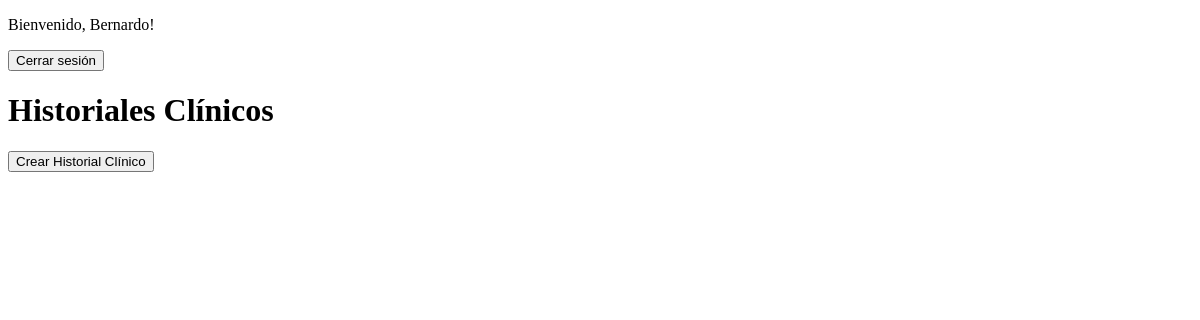
Page /historiales/ (signed in) on the earlier database version.
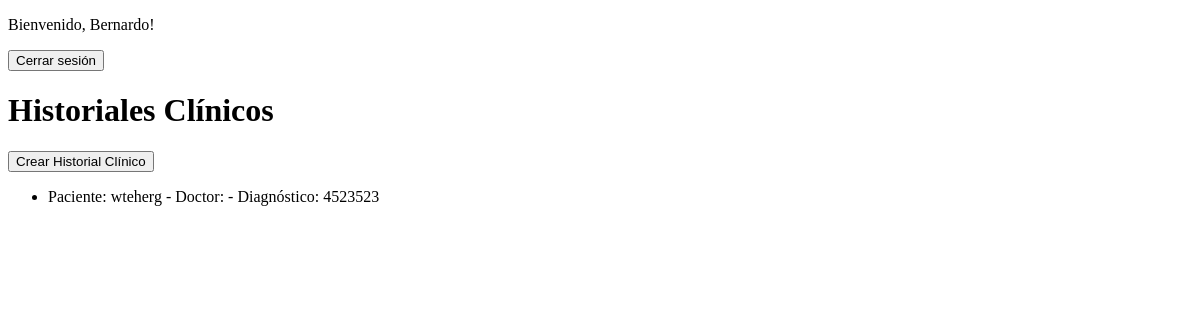
Same page on the later database version.
### mi_aplicacion/models.py (models this page shows)
class HistorialClinico(models.Model):
    usuario = models.ForeignKey(settings.AUTH_USER_MODEL, on_delete=models.CASCADE)
    paciente = models.ForeignKey(Paciente, on_delete=models.CASCADE)
    medicamento = models.TextField()
    tratamiento = models.TextField()
    diagnostico = models.TextField()
    notas = models.TextField()

class Paciente(models.Model):
    nombre = models.CharField(max_length=100)
    apellidos = models.CharField(max_length=100)
    genero = models.CharField(max_length=100)
    edad = models.IntegerField()
    ITS = models.BooleanField()
    problemas_cardiacos = models.BooleanField()
    diabetes = models.BooleanField()
    telefono = models.IntegerField()
    correo_electronico = models.CharField(max_length=100)

### mi_aplicacion/views.py (the view)
# urls.py: path('', views.ver_historiales_clinicos, name= "ver_historiales_clinicos"),
def ver_historiales_clinicos(request):
    historiales = HistorialClinico.objects.filter(usuario=request.user)
    pacientes = Paciente.objects.all()
    return render(request, 'ver_historiales_clinicos.html', {'historiales': historiales, 'pacientes': pacientes})

### mi_aplicacion/templates/ver_historiales_clinicos.html (shortened to what this page needs)
<!DOCTYPE html>
<html>
<head>
</head>
<body>
    {% extends "base.html" %}
    {% block content %}
    <h1>Historiales Clínicos</h1>
    <div>
        <a href="{% url 'crear_historial_clinico' %}">
            <button>Crear Historial Clínico</button>
        </a>
    </div>
    <ul>
        {% for historial in historiales %}
        <li>
            Paciente: {{ historial.paciente.nombre }} - Doctor: {{ historial.doctor.nombre }} - Diagnóstico: {{ historial.diagnostico }}
        </li>
        {% endfor %}
    </ul>
    {% endblock %}

### mi_aplicacion/templates/base.html (shortened to what this page needs)
<!DOCTYPE html>
<html>
<head>
</head>
<body>
    {% if user.is_authenticated %}
        <p>Bienvenido, {{ user.username }}!</p>
        <form method="post" action="{% url 'logout_usuario' %}">
            <button type="submit">Cerrar sesión</button>
        </form>
    {% else %}
        <a href="{% url 'login_usuario' %}">Iniciar sesión</a>
    {% endif %}
    {% block content %}
    {% endblock %}
</body>
</html>

Differences in the rows shown:
added HistorialClinico: paciente.nombre "wteherg", diagnostico "4523523"
